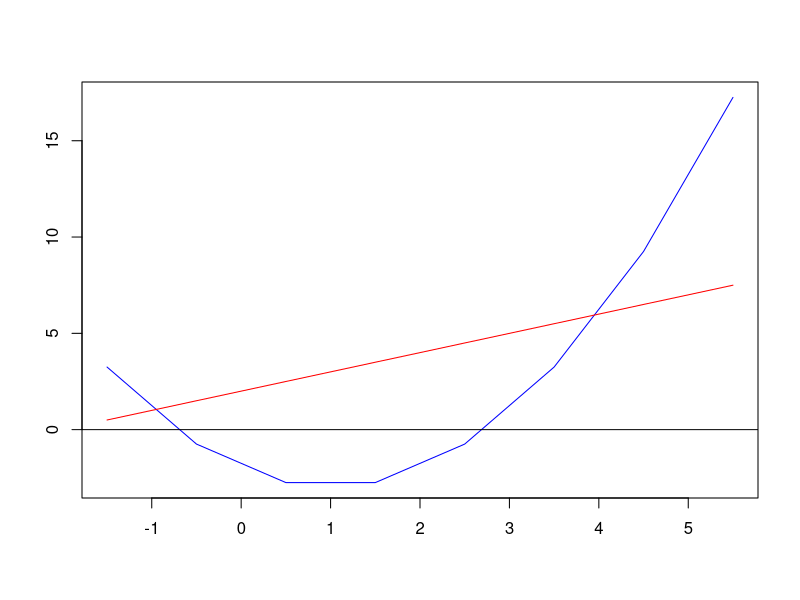

Source code (R):
## ---- chunk 1
knitr::opts_chunk$set(echo = TRUE)
## ---- chunk 2

f1 <- function(x) x^2 - 2*x - 2

f2 <- function(x) x + 2

x1 <- seq(-1.5, 6, 1)

plot(x1, f1(x1), type ='l', col='blue', xlab = "", ylab = "")
lines(x1, f2(x1), col='red')
abline(h=0)

